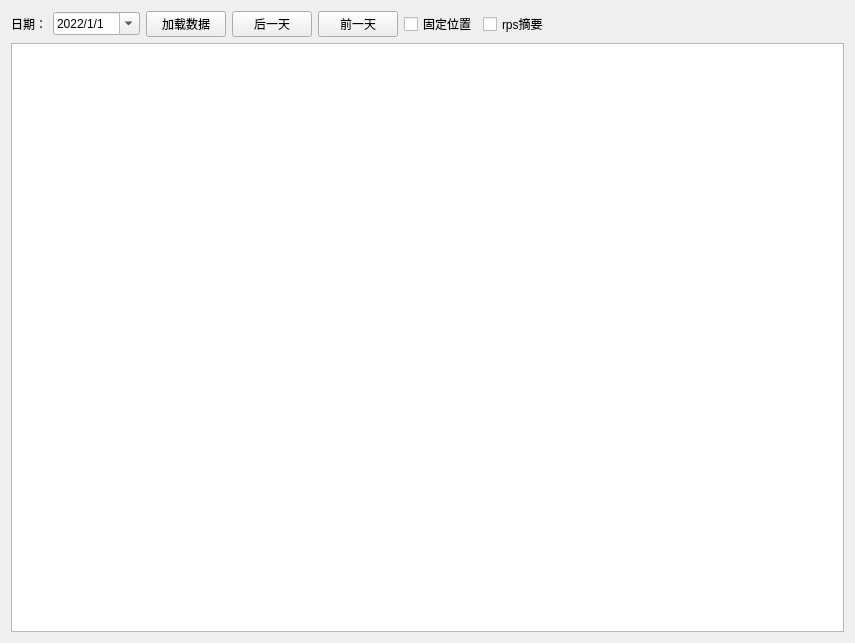
<?xml version="1.0" encoding="UTF-8"?>
<ui version="4.0">
 <class>Form</class>
 <widget class="QWidget" name="Form">
  <property name="geometry">
   <rect>
    <x>0</x>
    <y>0</y>
    <width>855</width>
    <height>643</height>
   </rect>
  </property>
  <property name="windowTitle">
   <string>Form</string>
  </property>
  <layout class="QVBoxLayout" name="verticalLayout_4">
   <item>
    <layout class="QVBoxLayout" name="verticalLayout">
     <item>
      <layout class="QHBoxLayout" name="horizontalLayout">
       <item>
        <widget class="QLabel" name="label">
         <property name="text">
          <string>日期：</string>
         </property>
        </widget>
       </item>
       <item>
        <widget class="QDateTimeEdit" name="dateTimeEdit">
         <property name="dateTime">
          <datetime>
           <hour>0</hour>
           <minute>0</minute>
           <second>0</second>
           <year>2022</year>
           <month>1</month>
           <day>1</day>
          </datetime>
         </property>
         <property name="date">
          <date>
           <year>2022</year>
           <month>1</month>
           <day>1</day>
          </date>
         </property>
         <property name="displayFormat">
          <string>yyyy/M/d</string>
         </property>
         <property name="calendarPopup">
          <bool>true</bool>
         </property>
        </widget>
       </item>
       <item>
        <widget class="QPushButton" name="pb_load">
         <property name="text">
          <string> 加载数据 </string>
         </property>
        </widget>
       </item>
       <item>
        <widget class="QPushButton" name="pb_add">
         <property name="sizePolicy">
          <sizepolicy hsizetype="Fixed" vsizetype="Fixed">
           <horstretch>0</horstretch>
           <verstretch>0</verstretch>
          </sizepolicy>
         </property>
         <property name="text">
          <string> 后一天 </string>
         </property>
        </widget>
       </item>
       <item>
        <widget class="QPushButton" name="pb_sub">
         <property name="sizePolicy">
          <sizepolicy hsizetype="Fixed" vsizetype="Fixed">
           <horstretch>0</horstretch>
           <verstretch>0</verstretch>
          </sizepolicy>
         </property>
         <property name="text">
          <string> 前一天 </string>
         </property>
        </widget>
       </item>
       <item>
        <widget class="QCheckBox" name="cb_block_sort">
         <property name="text">
          <string>固定位置</string>
         </property>
         <property name="checked">
          <bool>false</bool>
         </property>
         <property name="tristate">
          <bool>false</bool>
         </property>
        </widget>
       </item>
       <item>
        <widget class="QCheckBox" name="cb_show_rps">
         <property name="text">
          <string>rps摘要</string>
         </property>
        </widget>
       </item>
       <item>
        <spacer name="horizontalSpacer">
         <property name="orientation">
          <enum>Qt::Horizontal</enum>
         </property>
         <property name="sizeHint" stdset="0">
          <size>
           <width>40</width>
           <height>20</height>
          </size>
         </property>
        </spacer>
       </item>
      </layout>
     </item>
     <item>
      <widget class="QTableView" name="tableView">
       <property name="verticalScrollMode">
        <enum>QAbstractItemView::ScrollPerPixel</enum>
       </property>
       <property name="gridStyle">
        <enum>Qt::DotLine</enum>
       </property>
       <property name="sortingEnabled">
        <bool>true</bool>
       </property>
       <attribute name="horizontalHeaderStretchLastSection">
        <bool>false</bool>
       </attribute>
       <attribute name="verticalHeaderStretchLastSection">
        <bool>false</bool>
       </attribute>
      </widget>
     </item>
    </layout>
   </item>
  </layout>
 </widget>
 <resources/>
 <connections/>
</ui>
